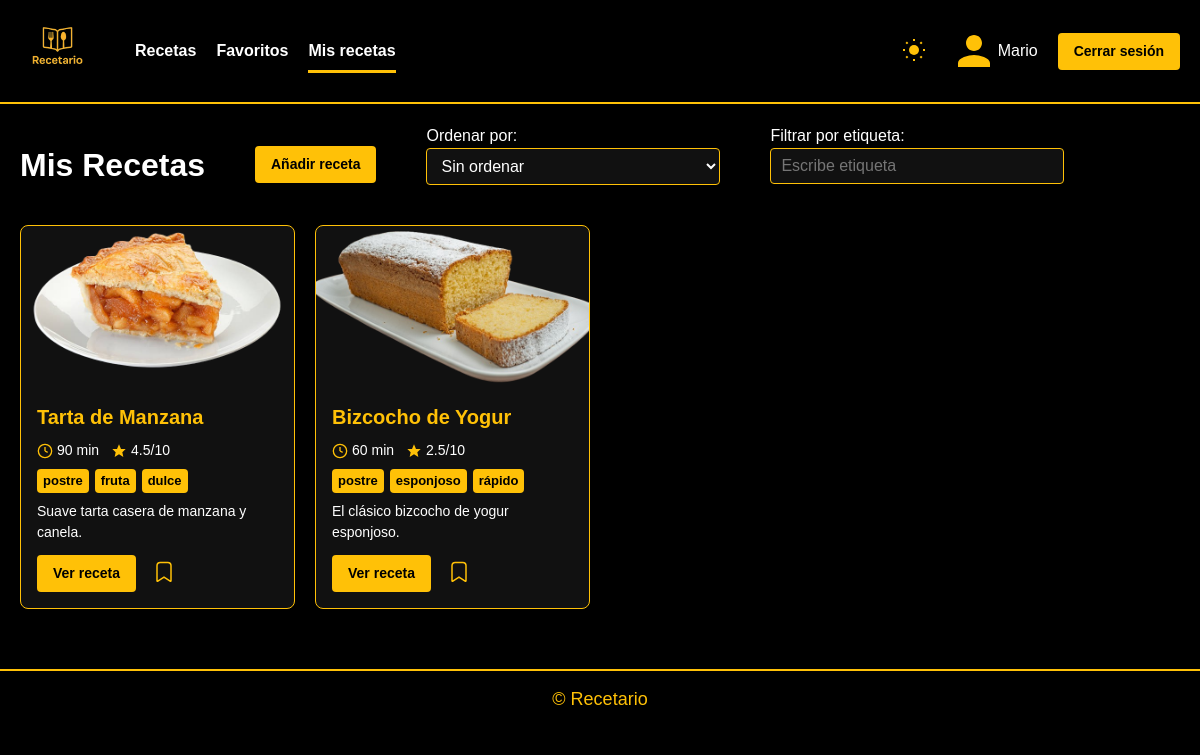
The page /mis_recetas (signed in) on the database its author committed.
### recetario/models.py (models this page shows)
class Usuario(db.Model):
    id = db.Column(db.Integer, primary_key=True)
    username = db.Column(db.String(50), unique=True, nullable=False)
    email    = db.Column(db.String(120), unique=True, nullable=False)
    password = db.Column(db.String(100), nullable=False)
    recetas_guardadas = db.relationship(
        'Receta',
        secondary=usuario_receta,
        backref=db.backref('usuarios', lazy='dynamic'),
        lazy='dynamic'
    )
    mis_recetas = db.relationship(
        'Receta',
        back_populates='creador',
        lazy='dynamic'
    )

class Receta(db.Model):
    id = db.Column(db.Integer, primary_key=True)
    titulo = db.Column(db.String(100), nullable=False)
    descripcion = db.Column(db.Text, nullable=True)
    dificultad = db.Column(db.Float, nullable=False)
    tiempo = db.Column(db.Integer, nullable=False)
    etiquetas = db.Column(db.String(200))
    ingredientes = db.Column(db.Text, nullable=False)
    proceso = db.Column(db.Text, nullable=False)
    imagen_filename = db.Column(db.String(100), nullable=True)
    autor_id = db.Column(db.Integer, db.ForeignKey('usuario.id'), nullable=True)
    creador = db.relationship('Usuario', back_populates='mis_recetas')
    comentarios = db.relationship(
        'Comentario',
        back_populates='receta',
        cascade='all, delete-orphan',
        lazy='dynamic'
    )

### recetario/routes.py (the view)
@main_bp.route('/mis_recetas')
def mis_recetas():
    if g.user is None:  # Validación de autenticación
        flash('Necesitas iniciar sesión para ver tus recetas.', 'error')
        return redirect(url_for('main.iniciar_sesion'))
    recetas = Receta.query.filter_by(autor_id=g.user.id).all()  # Filtra las recetas por el autor actual
    return render_template('mis_recetas.html', recetas=recetas)

### recetario/routes.py (called while the page is built)
@main_bp.before_app_request
def load_logged_in_user():
    user_id = session.get('user_id')
    g.user = Usuario.query.get(user_id) if user_id else None

@main_bp.app_context_processor
def inject_user():
    return dict(current_user=g.user)

### recetario/templates/mis_recetas.html (shortened to what this page needs)
{% extends 'base.html' %}
{% block content %}
<div class="title">
  <div class="title-div">
    <h1>Mis Recetas</h1>
    <a class="btn" href="{{ url_for('main.anadir_receta') }}">Añadir receta</a>
  </div>
  <div class="client-filters">
    <div class="order">
      <label for="sort">Ordenar por:</label>
      <select id="sort" class="form-control">
        <option value="">Sin ordenar</option>
      </select>
    </div>
    <div class="filter">
      <label for="filter-tag">Filtrar por etiqueta:</label>
      <input type="text" id="filter-tag" class="form-control" placeholder="Escribe etiqueta">
    </div>
  </div>
</div>
<div class="cards-grid">
  {% for receta in recetas %}
    {% include 'receta_card.html' %}
  {% endfor %}
</div>
{% endblock %}

### recetario/templates/base.html (shortened to what this page needs)
<!DOCTYPE html>
<html lang="es">
  <head>
    <link
      rel="stylesheet"
      href="https://cdn.jsdelivr.net/npm/@yaireo/tagify/dist/tagify.css"
    />
    <link
      rel="stylesheet"
      href="{{ url_for('static', filename='styles.css') }}"
    />
  </head>
  <body>
    <header>
      <div class="container header-content">
        <div class="left-items">
          <a href="{{ url_for('main.index') }}" class="logo">
            <img
              src="{{ url_for('static', filename='images/Logotipo.png') }}"
              alt="Recetario Logo"
            />
          </a>
          <nav class="nav-menu">
            <a
              href="{{ url_for('main.index') }}"
              class="nav-link {% if request.endpoint=='main.index' %}active{% endif %}"
              >Recetas</a
            >
            <a
              href="{{ url_for('main.favoritos') }}"
              class="nav-link {% if request.endpoint=='main.favoritos' %}active{% endif %}"
              >Favoritos</a
            >
            <a
              href="{{ url_for('main.mis_recetas') }}"
              class="nav-link {% if request.endpoint=='main.mis_recetas' %}active{% endif %}"
              >Mis recetas</a
            >
          </nav>
        </div>
        <div class="right-items">
          <button
            id="theme-toggle"
            class="theme-toggle"
            aria-label="Cambiar tema"
          >
          </button>
          {% if current_user %}
          <span class="user-greeting">
            <svg
              xmlns="http://www.w3.org/2000/svg"
              width="48"
              height="48"
              id="avatar"
            >
              <path
                d="M24 8c-4.42 0-8 3.58-8 8 0 4.41 3.58 8 8 8s8-3.59 8-8c0-4.42-3.58-8-8-8zm0 20c-5.33 0-16 2.67-16 8v4h32v-4c0-5.33-10.67-8-16-8z"
              ></path>
              <path fill="none" d="M0 0h48v48H0z"></path>
            </svg>
            {{ current_user.username }}
          </span>
          <a href="{{ url_for('main.cerrar_sesion') }}" class="btn"
            >Cerrar sesión</a
          >
          {% else %}
          <a href="{{ url_for('main.iniciar_sesion') }}" class="btn"
            >Iniciar sesión</a
          >
          {% endif %}
        </div>
      </div>
    </header>
    <div class="container">{% block content %}{% endblock %}</div>
    <footer>&copy; {{ current_year }} Recetario</footer>
  </body>
</html>

### recetario/templates/receta_card.html
<div
  class="card"
  data-title="{{ receta.titulo | lower }}"
  data-dificultad="{{ receta.dificultad }}"
  data-tiempo="{{ receta.tiempo }}"
  data-etiquetas="{{ receta.etiquetas or '' }}"
>
  {% if receta.imagen_filename %}
  <img
    src="{{ url_for('static', filename='images/' ~ receta.imagen_filename) }}"
    alt="Imagen de {{ receta.titulo }}"
    class="card-img"
  />
  {% endif %}
  <div class="card-body">
    <h2 class="card-title">{{ receta.titulo }}</h2>
    <div class="card-meta">
      <span class="meta-item">
        <svg viewBox="0 0 24 24">
          <circle cx="12" cy="12" r="10" stroke="var(--accent)" fill="none" stroke-width="2"/>
          <line x1="12" y1="6" x2="12" y2="12" stroke="var(--accent)" stroke-width="2"/>
          <line x1="12" y1="12" x2="16" y2="14" stroke="var(--accent)" stroke-width="2"/>
        </svg>
        {{ receta.tiempo }} min
      </span>
      <span class="meta-item">
        <svg viewBox="0 0 24 24">
          <polygon
            points="12,2 15,9 22,9 17,14 18.5,21 12,17 5.5,21 7,14 2,9 9,9"
            fill="var(--accent)"
          />
        </svg>
        {{ receta.dificultad }}/10
      </span>
    </div>
    {% if receta.etiquetas %}
    <div class="card-tags">
      {% for tag in receta.etiquetas.split(',') %}
      <span class="tag">{{ tag.strip() }}</span>
      {% endfor %}
    </div>
    {% endif %}
    <p class="card-text">{{ receta.descripcion }}</p>
    <div class="card-actions">
      <a
        href="{{ url_for('main.detalle_receta', receta_id=receta.id) }}"
        class="btn"
      >
        Ver receta
      </a>
      <button
        type="button"
        class="btn-fav{% if receta in current_user.recetas_guardadas %} favorited{% endif %}"
        data-url="{{ url_for('main.toggle_favorito', receta_id=receta.id) }}"
        aria-label="{% if receta in current_user.recetas_guardadas %}Eliminar de favoritos{% else %}Guardar en favoritos{% endif %}"
      >
        <svg viewBox="0 0 48 48" class="icon-fav">
          <path
            {% if receta in current_user.recetas_guardadas %}
              fill="var(--accent)" stroke="none"
            {% else %}
              fill="none" stroke="var(--accent)" stroke-width="3"
            {% endif %}
              d="M16.5,5 C12.93,5 10,7.93 10,11.5 L10,41.5 C10,42.33 11.08,42.78 11.71,42.27 L24,34.35
               L36.29,42.27 C36.92,42.78 38,42.33 38,41.5 L38,11.5 C38,7.93 35.07,5 31.5,5
               L16.5,5 Z"
          />
        </svg>
      </button>
    </div>
  </div>
</div>

### recetario/static/styles.css (style rules this page uses)
:root { --bg: #000; --text: #fff; --card-bg: #111; --input-bg: #111; --border: #ffc107; --accent: #ffc107; --btn-text: #000; --alert-bg: #222; --alert-text: #ffc107; }
* { box-sizing: border-box; margin: 0; padding: 0; }
body { font-family: Arial, sans-serif; background-color: var(--bg); color: var(--text); line-height: 1.5; }
.container { max-width: 1300px; margin: 0 auto; padding: 20px; }
header { position: relative; background-color: var(--bg); border-bottom: 2px solid var(--border); }
header .header-content { display: flex; align-items: center; justify-content: space-between; padding: 10px 20px; }
.left-items { display: flex; align-items: center; gap: 40px; }
.logo img { height: 75px; }
.nav-menu { display: flex; gap: 20px; }
.nav-link { color: var(--text); text-decoration: none; padding: 8px 0; position: relative; font-weight: bold; }
.nav-link.active::after { content: ""; position: absolute; bottom: -2px; left: 0; right: 0; height: 3px; background-color: var(--accent); }
.right-items { display: flex; align-items: center; gap: 20px; }
.user-greeting { display: flex; align-items: center; fill: var(--accent); }
.theme-toggle { background: none; border: none; padding: 4px; cursor: pointer; color: var(--accent); }
.theme-toggle .icon-sun, .theme-toggle .icon-moon { width: 24px; height: 24px; }
.btn { display: inline-block; background-color: var(--accent); color: var(--btn-text); border: none; padding: 8px 16px; border-radius: 4px; font-weight: bold; text-decoration: none; text-align: center; cursor: pointer; transition: background-color 0.2s; font-size: 14px; }
.cards-grid { display: grid; gap: 20px; grid-template-columns: repeat(auto-fill, minmax(250px, 1fr)); }
.card { background: var(--card-bg); border: 1px solid var(--border); border-radius: 8px; overflow: hidden; display: flex; flex-direction: column; transition: transform 0.2s, box-shadow 0.2s; }
.card-img { width: 100%; height: 160px; object-fit: cover; }
.card-body { padding: 16px; display: flex; flex-direction: column; flex: 1; }
.card-title { margin: 0 0 8px; color: var(--accent); font-size: 20px; }
.card-meta { display: flex; gap: 12px; font-size: 14px; margin-bottom: 8px; }
.meta-item { display: flex; align-items: center; gap: 4px; }
.meta-item svg { width: 16px; height: 16px; flex-shrink: 0; }
.card-tags { display: flex; flex-wrap: wrap; gap: 6px; margin-bottom: 8px; }
.tag { background: var(--border); color: var(--btn-text); font-weight: bold; font-size: 13px; padding: 2px 6px; border-radius: 4px; }
.card-text { flex: 1; font-size: 14px; margin-bottom: 12px; overflow: hidden; text-overflow: ellipsis; }
.card-actions { display: flex; align-items: center; gap: 12px; }
.btn-fav { background: none; border: none; padding: 4px; cursor: pointer; }
.btn-fav .icon-fav { width: 24px; height: 24px; transition: fill 0.2s, stroke 0.2s; }
input[type="text"], input[type="number"], input[type="file"], textarea { width: 100%; background-color: var(--input-bg); border: 1px solid var(--border); border-radius: 4px; color: var(--text); padding: 8px 10px; font-size: 16px; }
.form-control { width: 100%; background-color: var(--input-bg); border: 1px solid var(--border); border-radius: 4px; color: var(--text); padding: 8px 10px; font-size: 16px; font-family: inherit; }
.title { display: flex; gap: 50px; margin-bottom: 20px; align-items: center; }
.order { flex: 1; min-width: 150px; }
.filter { flex: 1; min-width: 150px; }
.client-filters { display: flex; gap: 50px; margin-bottom: 20px; flex-wrap: wrap; }
.title-div { display: flex; flex-direction: row; align-items: center; gap: 50px; }
footer { text-align: center; padding: 15px 0; background-color: var(--bg); color: var(--alert-text); font-size: 18px; border-top: 2px solid var(--border); margin-top: 40px; }

### rows shown on the page
Usuario: username "Mario"
Receta: imagen_filename (picture), titulo "Tarta de Manzana", tiempo "90", dificultad "4.5", strip "postre" "fruta" "dulce", descripcion "Suave tarta casera de manzana y canela."
Receta: imagen_filename (picture), titulo "Bizcocho de Yogur", tiempo "60", dificultad "2.5", strip "postre" "esponjoso" "rápido", descripcion "El clásico bizcocho de yogur esponjoso."
